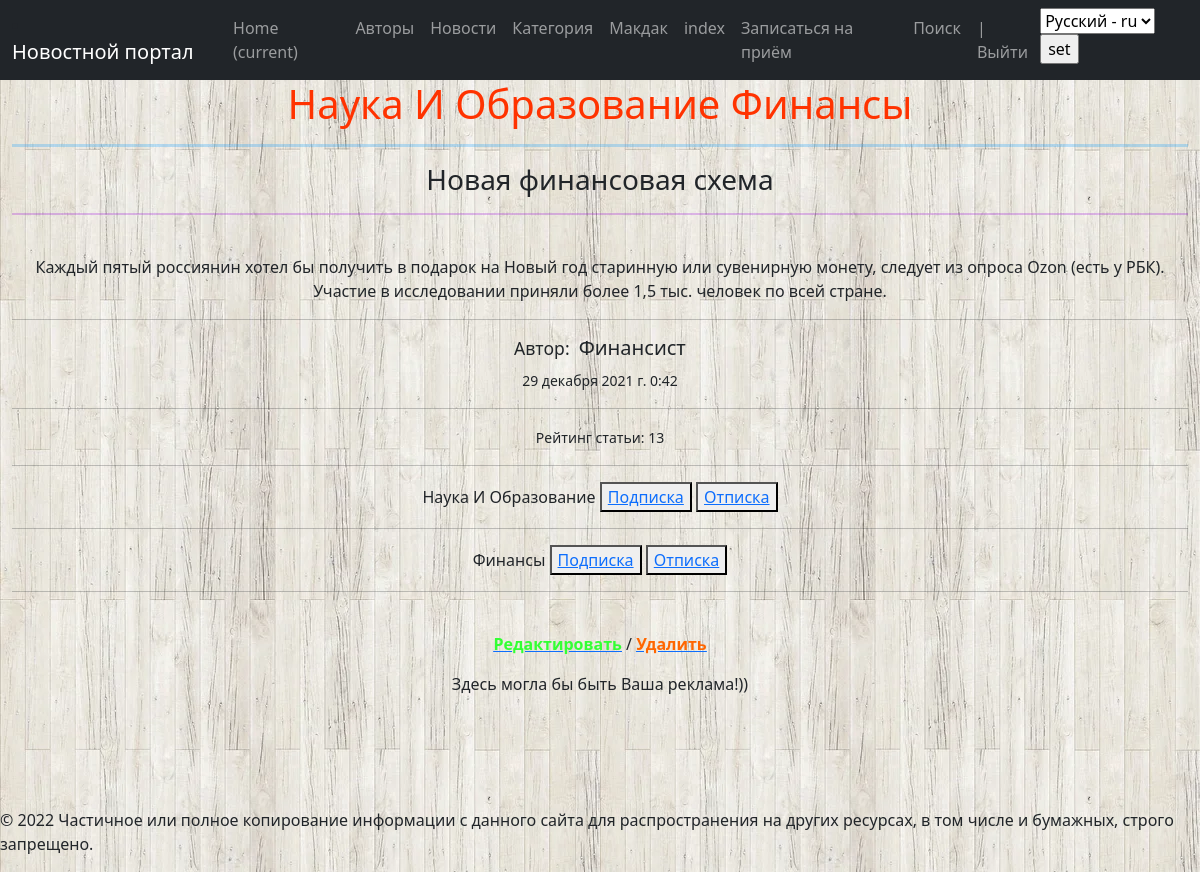
Page /2/ on the committed database.
### news/models.py (models this page shows, shortened)
class Category(models.Model):
    name = models.CharField(max_length=64, unique=True, verbose_name='Название категории')
    subscribers = models.ManyToManyField(User, )
    def __str__(self):
        return f'{self.name}'
    class Meta:
        verbose_name = "Категории"
        verbose_name_plural = "Категории"
        ordering = ('name',)

class Post(models.Model):
    author = models.ForeignKey(Author, on_delete=models.CASCADE, verbose_name="Авторы")
    NEWS = 'NW'
    ARTICLE = 'AR'
    CATEGORY_CHOICES = (
        (NEWS, 'Новости'),
        (ARTICLE, 'Статья'),
    )
    categoryType = models.CharField(max_length=2, choices=CATEGORY_CHOICES, default=ARTICLE,  verbose_name="Категория", help_text=_('category name'))
    dateCreation = models.DateTimeField(auto_now_add=True, verbose_name="Время создания новости")
    postCategory = models.ManyToManyField(Category, through='PostCategory', verbose_name="Название категории")
    title = models.CharField(max_length=128, verbose_name="Заголовок")
    text = models.TextField(verbose_name="Текст")
    rating = models.SmallIntegerField(default=0, verbose_name="Рейтинг")
    class Meta:
        verbose_name = "Посты"
        verbose_name_plural = "Посты"

class Author(models.Model):
    authorUser = models.OneToOneField(User, on_delete=models.CASCADE, verbose_name='Имя автора', help_text=_('author name'))
    ratingAuthor = models.SmallIntegerField(default=0, verbose_name='Рейтинг')
    def __str__(self):
        return f'{self.authorUser}'
    class Meta:
        verbose_name = "Авторы"
        verbose_name_plural = "Авторы"
        ordering = ('-ratingAuthor', 'authorUser')

### news/views.py (the view)
# urls.py: path('<int:pk>/', NewsDetailView.as_view(), name='news_detail'),
class NewsDetailView(DetailView):
    template_name = 'news_detail.html'
    queryset = Post.objects.all()
    def get_context_data(self, **kwargs):
        context = super().get_context_data(**kwargs)
        id = self.kwargs.get('pk')
        aaa = Category.objects.filter(pk=Post.objects.get(pk=id).postCategory.name).values("subscribers__username")
        context['is_not_subscribe'] = not aaa.filter(subscribers__username=self.request.user).exists()
        context['is_subscribe'] = aaa.filter(subscribers__username=self.request.user).exists()
        return context
    def get_object(self, *args, **kwargs):  # переопределяем метод получения объекта, как ни странно
        obj = cache.get(f'product-{self.kwargs["pk"]}',
                        None)  # кэш очень похож на словарь, и метод get действует также. Он забирает значение по ключу, если его нет, то забирает None.
        if not obj:
            obj = super().get_object(*args, **kwargs)
            cache.set(f'product-{self.kwargs["pk"]}', obj)
        return obj

### news/templates/news_detail.html (shortened to what this page needs)
{% extends 'flatpages/default.html' %}
{% load i18n %}
{% block content %}
<h1><span style="color: #ff3300;">{% for new in post.postCategory.all %}
    {{ new|title }}
    {% endfor %}</span></h1>
<hr size="5" style="color: #0099ff;"/>
<h3>{{ post.title }}</h3>
<hr  size="4" style="color: #9400D3;" />
<br>
{{ post.text|linebreaks }}
<hr/>
<h5><small>{% trans 'Автор' %}:&nbsp; </small> {{ post.author|title }}</h5>
<small>{{ post.dateCreation }}</small>
<hr/>
<small>{% trans 'Рейтинг статьи' %}: {{ post.rating }}</small>
{% for category in post.postCategory.all %}
<hr>
{{ category|title }}
{% if is_not_subscribe %}
<button><a href="{% url 'subscribed' category.id %}">{% trans 'Подписка' %}</a></button>
{% endif %}
{% if not is_subscribe %}
<button><a href="{% url 'subscribed' category.id %}">{% trans 'Отписка' %}</a></button>
{% endif %}
{% endfor %}
<hr>
<br>
<a href="{% url 'news_update' post.id %}"><u><strong><span style="color: #33ff33;">{% trans 'Редактировать' %}</span></strong></u></a> /
<a href="{% url 'news_delete' post.id %}"><u><strong><span style="color: #ff6600;">{% trans 'Удалить' %}</span></strong></u></a>
<p style="color:#3399ff">
    <marquee behavior="scroll" direction="left">{% trans 'Здесь могла бы быть Ваша реклама' %}!))</marquee>
</p>
{% endblock %}

### rows in the picture
Category: name "Наука И Образование"
Category: name "Финансы"
Post: title "Новая финансовая схема", text "Каждый пятый россиянин хотел бы получить в подарок на Новый год старинную или сувенирную монету, следует из опроса Ozon (есть у РБК). Участие в исследовании приняли более 1,5 тыс. человек по всей стране.", author "Финансист", dateCreation "29 декабря 2021 г. 0:42", rating "13"

### other values in the picture
form field language "Русский - ru"
